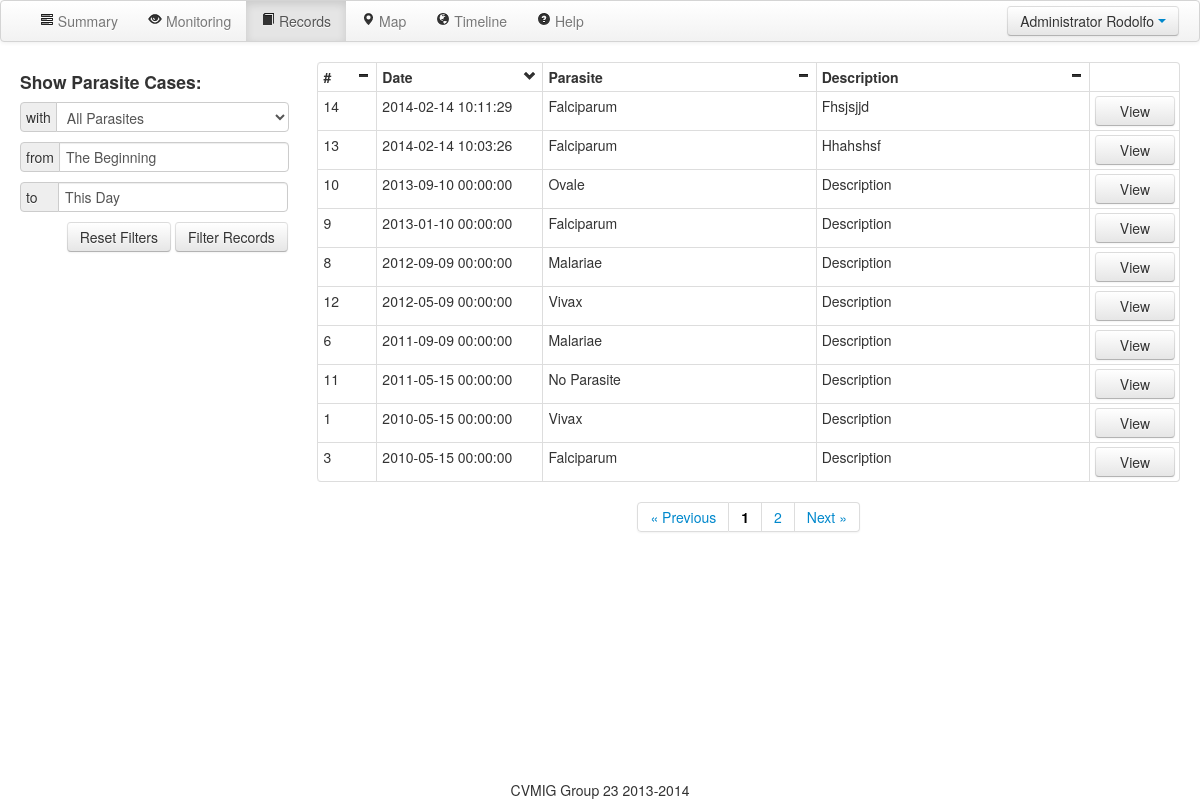
/records/ (signed in), run on the app's committed database.
### serveus/models.py (models this page shows, shortened)
class UserType(db.Model):
    __tablename__ = 'usertype'
    id = db.Column(db.Integer, primary_key=True)
    name = db.Column(db.String(80), unique=True)
    users = db.relationship('User', backref='usertype', lazy='dynamic')
    def __str__(self):
        return self.name

class User(db.Model, UserMixin):
    __tablename__ = 'user'
    id = db.Column(db.Integer, primary_key=True)
    username = db.Column(db.String(80), unique=True)
    password = db.Column(db.String(120))
    usertype_id = db.Column(db.Integer, db.ForeignKey('usertype.id'))
    case =  db.relationship('Case', backref='user', lazy='dynamic')

class Case(db.Model):
    __tablename__ = 'case'
    id = db.Column(db.Integer, primary_key=True)
    date = db.Column(db.DateTime())
    parasite = db.Column(db.String(100))
    description = db.Column(db.String(1000))
    lat = db.Column(db.Float)
    lng = db.Column(db.Float)
    user_id = db.Column(db.Integer, db.ForeignKey('user.id'))
    images = db.relationship('Image', backref='case', lazy='dynamic')

### serveus/views.py (the view)
@app.route('/records/')
@login_required
def records():
    print request.args.get('page')
    if not request.args.get('page'):
        page = 1
    else:
        page = int(request.args.get('page'))
    if request.args:
        parasiteSelected = request.args.get('parasite_selection')
        parasiteIndex = parasiteList.index(parasiteSelected)
        date_start = request.args.get('date_start')
        date_end = request.args.get('date_end')
        sort_by = request.args.get('sort_by')
        order = request.args.get('order')
        caseList=''
        if date_start != 'The Beginning' :
            a=request.args.get('date_start')
            b=a.split('/')
            dt=datetime.date(int(b[2]),int(b[0]),int(b[1]))
            a=request.args.get('date_end')
            b=a.split('/')
            dte=datetime.date(int(b[2]),int(b[0]),int(b[1])) + datetime.timedelta(days=1)
        else :
            dt=datetime.date(1000,1,1)
            dte=datetime.date(9000,12,31)
        sortby=''
        if sort_by== 'date':
            sortby='date'
        elif sort_by== 'parasite':
            sortby='parasite'
        elif sort_by== 'description':
            sortby='description'
        else:
            sortby='id'
        param= "\"case\"."+sortby+" "+order
        print param
        if parasiteIndex == 0: # Display all
            caseList= Case.query.filter(Case.date>=dt,Case.date<=dte).order_by(param)
        else:
            caseList = Case.query.filter(Case.parasite==parasiteList[parasiteIndex],Case.date>=dt,Case.date<=dte).order_by(param)
    else:
        parasiteIndex = 0
        date_start = "The Beginning"
        date_end = "This Day"
        sort_by = "date"
        order = "desc"
        caseList = Case.query.order_by(Case.date.desc())
    if (str(current_user.usertype)=='Microscopist'):
        templist=[]
        for i in caseList:
            if(i.user == current_user):
                templist.append(i)
        caseList=templist
    caseList = [i for i in caseList]
    pagination = Pagination(page, Pagination.PER_PAGE, len(caseList))
    caseList = caseList[(page-1)*Pagination.PER_PAGE : ((page-1)*Pagination.PER_PAGE) + Pagination.PER_PAGE]
    return render_template("records.html", caseList = caseList, pagination = pagination, parasiteList = parasiteList, parasiteIndex = parasiteIndex, date_start = date_start, date_end = date_end, sort_by = sort_by, order = order, user = current_user)

### serveus/misc.py (called while the page is built)
    @property
    def pages(self):
        return int(ceil(self.total_count / float(self.per_page)))

    @property
    def has_prev(self):
        return self.page > 1

    @property
    def has_next(self):
        return self.page < self.pages

    def iter_pages(self, left_edge=2, left_current=2,
                   right_current=5, right_edge=2):
        last = 0
        for num in xrange(1, self.pages + 1):
            if num <= left_edge or \
               (num > self.page - left_current - 1 and \
                num < self.page + right_current) or \
               num > self.pages - right_edge:
                if last + 1 != num:
                    yield None
                yield num
                last = num

### serveus/views.py (called while the page is built)
@login_manager.user_loader
def load_user(userid):
    return User.query.get(userid)

### serveus/templates/records.html (shortened to what this page needs)
<!DOCTYPE html>
<html>
	<head>
		<link href="/static/css/bootstrap.min.css" rel="stylesheet" media="screen">
		<link href="/static/css/bootstrap-responsive.css" rel="stylesheet">
        <link href="/static/css/eyecon-datepicker.css" rel="stylesheet">
	</head>
	<body>
    <div id="super">
		<div class="navbar" style="width: 100%;">
			<div class="navbar-inner">
                <ul class="nav pull-right">
                    <div class="btn-group">
                        <a class="btn dropdown-toggle" data-toggle="dropdown" href="#">
                        {{user.usertype.name}} {{ user.username }}
                        <span class="caret"></span>
                        </a>
                    </div>
                </ul>
                <div class="nav-collapse collapse">
                    <div>
                        <ul class="nav pull-left">
                            <li>&nbsp</li>
                            <li><a href="/dashboard/"><i class="icon-tasks"></i> Summary</a></li>
                            <li><a href="/monitoring/"><i class="icon-eye-open"></i> Monitoring</a></li>
                            <li class="active"><a href="#"><i class="icon-book"></i> Records</a></li>
                            <li><a href="/map/"><i class="icon-map-marker"></i> Map</a></li>
                            <li><a href="/timeline/"><i class="icon-globe"></i> Timeline</a></li>
                            <li><a href="#helpModal" id="help" data-toggle="modal"><i class="icon-question-sign"></i> Help</a></li>
                        </ul>
                    </div>
                </div>
			</div>
		</div>
		<div class="container-fluid">
            <div class="row-fluid">
				<form action="/records/" method="get" name="filter" class="span3 container" style="background-color: white; ">
					<h4>Show Parasite Cases:</h4>
					<div class="input-prepend" style="width: 100%">
                    <span class="add-on">with</span>
					<select style="width: calc(100% - 35px)" name="parasite_selection">
                    {% for i in parasiteList %}
                        <option {% if loop.index0 == parasiteIndex %}selected{% endif %}>{{ i }}</option>
                    {% endfor %}
					</select>
					</div>
                    <br>
                    <div class="input-prepend" style="width: 100%">
                    <span class="add-on">from</span>
                    <input type="text" style="width: calc(100% - 52px)" value="{{date_start}}" id="dpd1" name="date_start">
                    </div>
                    <br>
                    <div class="input-prepend" style="width: 100%">
                    <span class="add-on">to&nbsp;&nbsp;&nbsp;&nbsp;</span>
                    <input type="text" style="width: calc(100% - 52px)" value="{{date_end}}" id="dpd2" name="date_end">
                    </div>
                    <br>
                    <div style="text-align: right">
                        <a class="btn" href="/records/" >Reset Filters</a>
                        <input class="btn btn-medium" type="submit" id="submit_button" value="Filter Records" style="height: 30px;">
                    </div>
				</form>
				<div class="span9" style="background-color: white;">
				    <table class="table table-bordered table-condensed">
					<tr>
                    <th class="span1" onclick="sort('case');"># <div class="pull-right"><i class="icon-minus" id="case_chevron"></i></div>
                    <th class="span2" onclick="sort('date');" style="min-width: 80px">Date <div class="pull-right"><i class="icon-minus" id="date_chevron"></i></div>
                    <th class="span3" onclick="sort('parasite');">Parasite <div class="pull-right"><i class="icon-minus" id="parasite_chevron"></i></div>
                    <th class="span3" onclick="sort('description');">Description <div class="pull-right"><i class="icon-minus" id="description_chevron"></i></div>
                    <th class="span1">
                    {% for i in caseList %}
					<tr><td>{{i.id}}<td>{{i.date}}<td>{{i.parasite}}<td>{{i.description}}<td><a href="/case/{{ i.id }}/" class="btn" style="width: calc(100% - 25px)">View</a>
                    {% endfor %}
					</table>
                    {% if pagination.pages %}
                    <div class="pagination" style="text-align: center">
                    <ul>
                    <li><a href="#" {% if pagination.has_prev %}onclick="set_page('{{pagination.page - 1}}')"{% endif %}>&laquo; Previous</a></li>
                    {% for page in pagination.iter_pages() %}{% if page %}<li><a href="#" {% if page != pagination.page %}onclick="set_page('{{page}}')"{% else %}style="color: black; font-weight: bold"{% endif %}>{{ page }}</a></li>{% endif %}{% endfor %}
                    <li><a href="#"{% if pagination.has_next %}onclick="set_page('{{pagination.page + 1}}')"{% endif %}>Next &raquo;</a></li>
                    </ul>
                    </div>
                    {% endif %}
				</div>
			</div>
		</div>
        <div id="footer">CVMIG Group 23 2013-2014</div>
        </div>
	</body>
</html>

### serveus/templates/records.html (style rules this page uses)
html, body { margin:0; padding:0; height:100%; }
#super { min-height:100%; position:relative; }
#footer { position:absolute; bottom:0; width:100%; height: 20px; text-align: center; }

### data on the page
UserType: usertype.name "Administrator"
User: username "Rodolfo"
Case: id "14", date "2014-02-14 10:11:29", parasite "Falciparum", description "Fhsjsjjd"
Case: id "13", date "2014-02-14 10:03:26", parasite "Falciparum", description "Hhahshsf"
Case: id "10", date "2013-09-10 00:00:00", parasite "Ovale", description "Description"
Case: id "9", date "2013-01-10 00:00:00", parasite "Falciparum", description "Description"
Case: id "8", date "2012-09-09 00:00:00", parasite "Malariae", description "Description"
Case: id "12", date "2012-05-09 00:00:00", parasite "Vivax", description "Description"
Case: id "6", date "2011-09-09 00:00:00", parasite "Malariae", description "Description"
Case: id "11", date "2011-05-15 00:00:00", parasite "No Parasite", description "Description"
Case: id "1", date "2010-05-15 00:00:00", parasite "Vivax", description "Description"
Case: id "3", date "2010-05-15 00:00:00", parasite "Falciparum", description "Description"

### other printed values
{{ page }} "1" "2"
form field parasite_selection "All Parasites"
